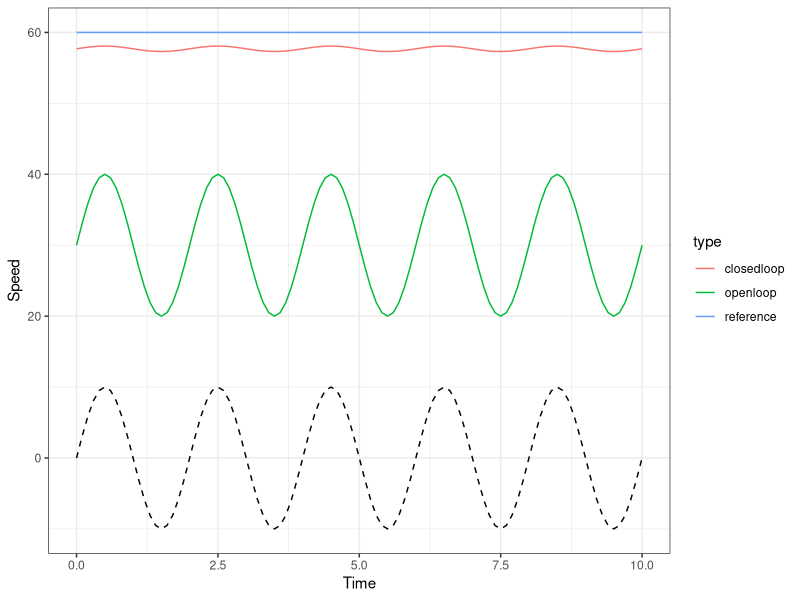

This chart was generated by the following R code:
library(tidyverse)

t <- seq(0, 10, by=0.1)

# Reference speed
w_r <- 60 + 0*t
# Disturbance (hills)
d <- 10 * sin(pi * t)

# Predicted response
a_model <- 1
# Actual response
a_true <- 0.5

# Open loop - fixed "U" based on model
u_ol <- w_r / a_model
y_ol <- a_true * u_ol + d

# Add in feedback with gain = 50
k <- 50
y_cl <- a_true * k/ (1 + a_true*k) * w_r + d / (1 + a_true*k)

y_df <- data.frame(t = t, openloop = y_ol, closedloop = y_cl, reference = w_r) %>% 
  pivot_longer(-t, names_to = "type", values_to = "y")


ggplot(y_df, aes(t, y, colour = type)) + 
  geom_line() +
  geom_line(data = data.frame(t = t, y = d, type = "disturbance"), linetype = "dashed", colour = "black") + 
  theme_bw() + 
  xlab("Time") + 
  ylab("Speed")
 

